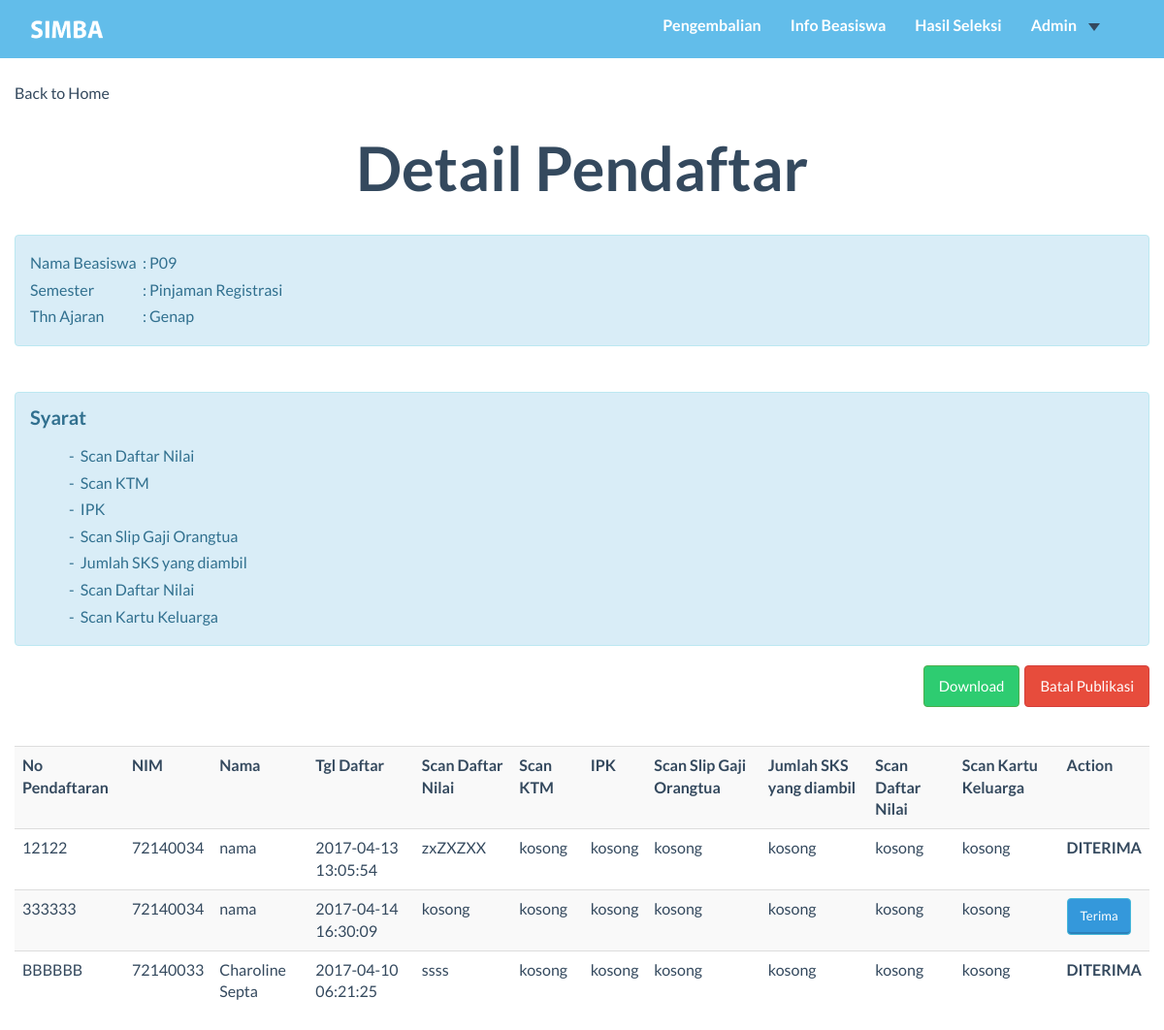
Before: /user_admin/detail_pendaftar.php?kd_bsw=P09 with the older database file.
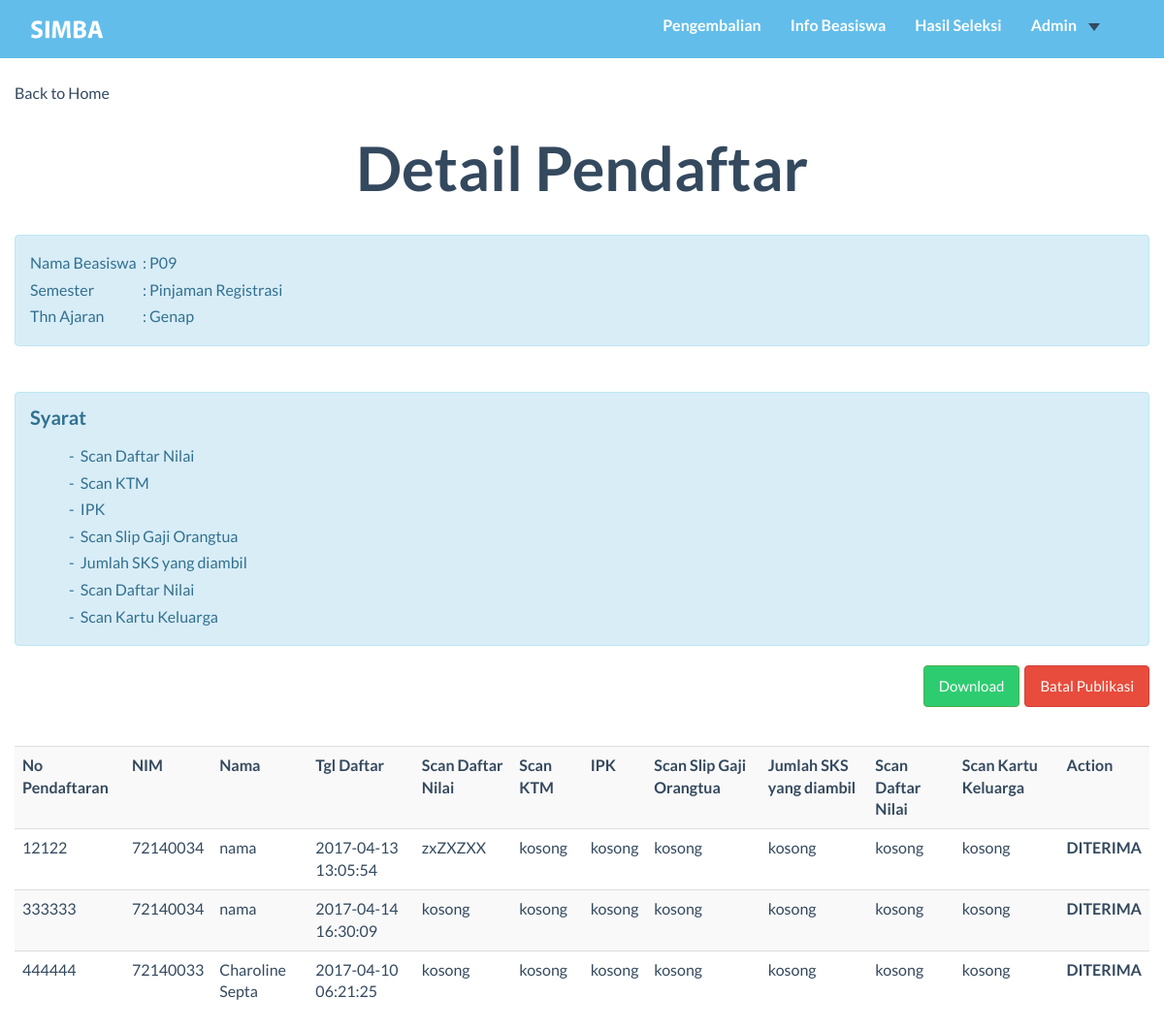
After: the same page with the newer database file.
### tables this page shows
CREATE TABLE `ref_syarat` (
  `kd_syarat` char(3) NOT NULL,
  `nama_syarat` varchar(99) NOT NULL,
  `tipe_syarat` char(2) NOT NULL
);

CREATE TABLE `pendaftaran` (
  `kd_daftar` int(8) NOT NULL,
  `nim` char(8) NOT NULL,
  `kd_bsw` char(3) NOT NULL,
  `tgl_daftar` timestamp NOT NULL DEFAULT CURRENT_TIMESTAMP,
  `semester` char(9) NOT NULL,
  `thn_ajaran` char(8) NOT NULL,
  `nominal_pengajuan` int(11) NOT NULL,
  `nominal_disetujui` int(11) DEFAULT NULL,
  `sisa_pinjaman` int(11) DEFAULT NULL
);

CREATE TABLE `mahasiswa` (
  `NIM` char(8) NOT NULL,
  `kd_prodi` char(2) NOT NULL,
  `nama_mhs` varchar(99) NOT NULL,
  `gender` char(1) NOT NULL,
  `tgl_lahir` date NOT NULL,
  `email` varchar(99) NOT NULL,
  `alamat` varchar(999) NOT NULL,
  `kode_pos` char(5) NOT NULL,
  `no_telp` char(12) NOT NULL,
  `total_sks` int(11) NOT NULL
);

CREATE TABLE `syarat_daftar` (
  `kd_syarat_dftr` int(11) NOT NULL,
  `kd_daftar` int(8) NOT NULL,
  `kd_syarat_bsw` int(11) NOT NULL,
  `isi_syarat` text NOT NULL
);

### user_admin/detail_pendaftar.php (the view, shortened to what the changed rows need)
<?php
Include("../function/koneksi.php");
$kode_bsw = $_GET['kd_bsw'];
$sqlDaftar = "SELECT kd_daftar, nim, nama_mhs,tgl_daftar, nominal_pengajuan, nominal_disetujui from pendaftaran p NATURAL JOIN mahasiswa m  where kd_bsw='$kode_bsw'";
$daftarExc = mysqli_query($koneksi,$sqlDaftar);
?>
<!DOCTYPE HTML>
<HTML>
<head>
    <link href="../css/bootstrap.min.css" rel="stylesheet">
    <link rel="stylesheet" href="https://maxcdn.bootstrapcdn.com/bootstrap/3.3.7/css/bootstrap.min.css">
    <link href="../font-awesome/css/font-awesome.min.css" rel="stylesheet">
    <link href="../css/general.css" rel="stylesheet">
    <link href="../css/custom.css" rel="stylesheet">
    <link href="../css/owl.carousel.css" rel="stylesheet">
    <link href="../css/owl.theme.css" rel="stylesheet">
    <link href="../css/style.css" rel="stylesheet">
    <link href="../css/animate.css" rel="stylesheet">
    <link rel="stylesheet" href="../css/magnific-popup.css">
</head>
<body>
    <div class="container">
        <div class="row">
            <br/><br/><br/>
            <h2 class="text-center">Detail Pendaftar</h2>
            <br/>
            <br/>
            <?php
            $getSyrSql="SELECT nama_syarat FROM ref_syarat rs NATURAL JOIN syarat_bsw sb NATURAL JOIN beasiswa b WHERE b.kd_bsw='$kode_bsw'";
            $getSyrBeasiswa=mysqli_query($koneksi,$getSyrSql);
            ?>
            <div class="alert alert-info" id="syaratBsw">
              <ul style="list-style-type:disc">
              <?php
              while ($rowSyrBsw=mysqli_fetch_array($getSyrBeasiswa)){
                echo"<li> - &nbsp";
                echo $rowSyrBsw['nama_syarat'];
                echo "</li>";
              }
              ?>
            </div>
            <table class="table table-striped">
                <tr>
                    <th>No Pendaftaran</th>
                    <th>NIM</th>
                    <th>Nama</th>
                    <th>Tgl Daftar</th>
                    <?php
                        $sqlNamaBsw= "SELECT nama_syarat FROM syarat_bsw NATURAL JOIN ref_syarat WHERE kd_bsw='$kode_bsw'";
                        $exc = mysqli_query($koneksi,$sqlNamaBsw);
                        while($row =mysqli_fetch_array($exc)){
                            echo '<th>'.$row[0].'</th>';
                        }
                    ?>
                    <th>Action</th>
                </tr>
                <?php
                $sql1="SELECT kd_syarat_bsw, nama_syarat FROM syarat_bsw NATURAL JOIN ref_syarat WHERE kd_bsw='$kode_bsw'";
                $row1=mysqli_query($koneksi,$sql1);
                while($hasil1=mysqli_fetch_array($row1)){
                    $arrHasil1[] = $hasil1['kd_syarat_bsw'];
                }
                while($hasil0 = mysqli_fetch_array($daftarExc)){
                    echo'
                    <tr>
                    <td>'.$hasil0[0].'</td>
                    <td>'.$hasil0[1].'</td>
                    <td>'.$hasil0[2].'</td>
                    <td>'.$hasil0[3].'</td>
                    ';
                        foreach ($arrHasil1 as $item){
                            $sql2="SELECT isi_syarat FROM syarat_daftar WHERE kd_syarat_bsw = '$item' AND kd_daftar='$hasil0[0]'";
                            $row2 = mysqli_query($koneksi,$sql2);
                            $hasil2=mysqli_fetch_array($row2);
                            if(!$hasil2[0]){
                                echo '<td> kosong</td>';
                            }else{
                                echo '<td>'.$hasil2[0].'</td>';
                            }
                        }
                        if(!$hasil0[5]){
                            echo'
                                <td>
                                    <a class="btn btn-sm btn-info btn-embossed" style="text-decoration: none"data-toggle="modal" data-target="#myModal'.$hasil0[0].'">Terima</a>
                                    <div class="modal fade" id="myModal'.$hasil0[0].'" role="dialog">
                                              <input type="text" class="form-control" id="kd_daftar" name="kd_daftar" value="'.$hasil0[0].'" disabled >
                                              <input type="hidden" class="form-control" id="kd_daftar" name="kd_daftar" value="'.$hasil0[0].'" >
                                </td>
                            </tr>
                            ';
                        }else{
                            echo'
                                <td>
                                    <strong >DITERIMA</strong>
                                </td>
                            </tr>
                            ';
                        }
                }
                ?>
            </table>
        </div>
    </div>
</body>
</HTML>

Changed rows visible on the page:
removed pendaftaran: kd_daftar "BBBBBB", nim "72140033", nim.nama_mhs "Charoline Septa", tgl_daftar "2017-04-10 06:21:25", nominal_disetujui "DITERIMA"
no longer on this page (row edited): syarat_daftar: isi_syarat "ssss", shown under "BBBBBB"
changed pendaftaran id 333333: kd_daftar "333333" → 333333 (drawn); nominal_disetujui "Terima" → "DITERIMA"
added pendaftaran: kd_daftar "444444", nim "72140033", nim.nama_mhs "Charoline Septa", tgl_daftar "2017-04-10 06:21:25", nominal_disetujui "DITERIMA"
